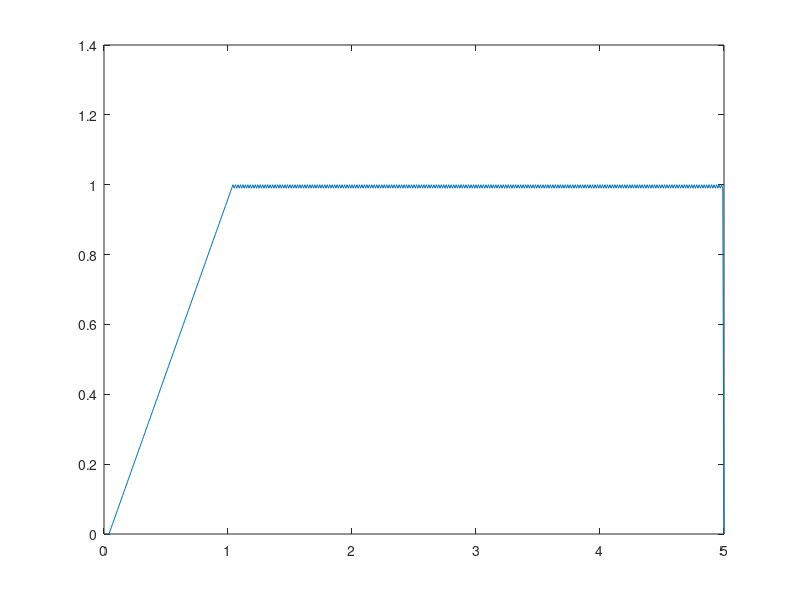

Write MATLAB code to recreate this figure.
pkg load control
clear all
close all
hold off;

Ts=0.01;

Entrada(1)=0;
Entrada(2)=1;
Entrada(3)=1;
Entrada(4)=1;

SalidaSis(1)=0;
SalidaSis(2)=0;
SalidaSis(3)=0;
SalidaSis(4)=0;

i=4;

Referencia(i)=1;

error=Referencia(i);

u(1)=0;
u(2)=0;
u(3)=0;
u(4)=0;

error(1)=0;
error(2)=0;
error(3)=0;
error(4)=0;
error(5)=0;

K=1;

AmplitudRele=50000;

while (i<500)
  Referencia(i)=1;

  if(error(i) > 0)
    u(i) = K
  endif

  if(error(i) < 0)
    u(i) = -K
  endif

  SalidaSis(i)= Ts*u(i)+SalidaSis(i-1);

  error(i+1)= Referencia(i) - SalidaSis(i);

  i=i+1;
end

SalidaSis(i)=0;
u(i)=0;
t=1:length(SalidaSis);
plot(t*Ts , SalidaSis)
